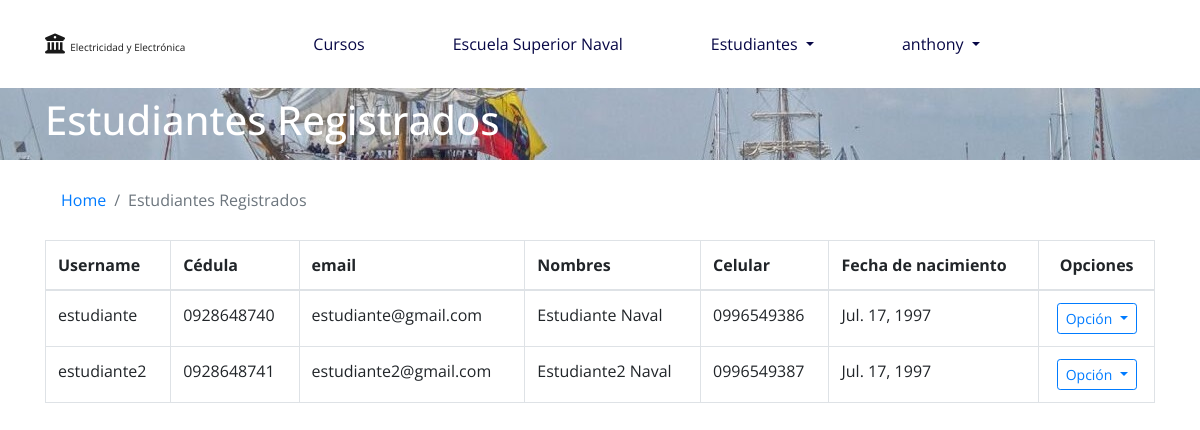
Before: /estudiante/registros/ (signed in) with the older database file.
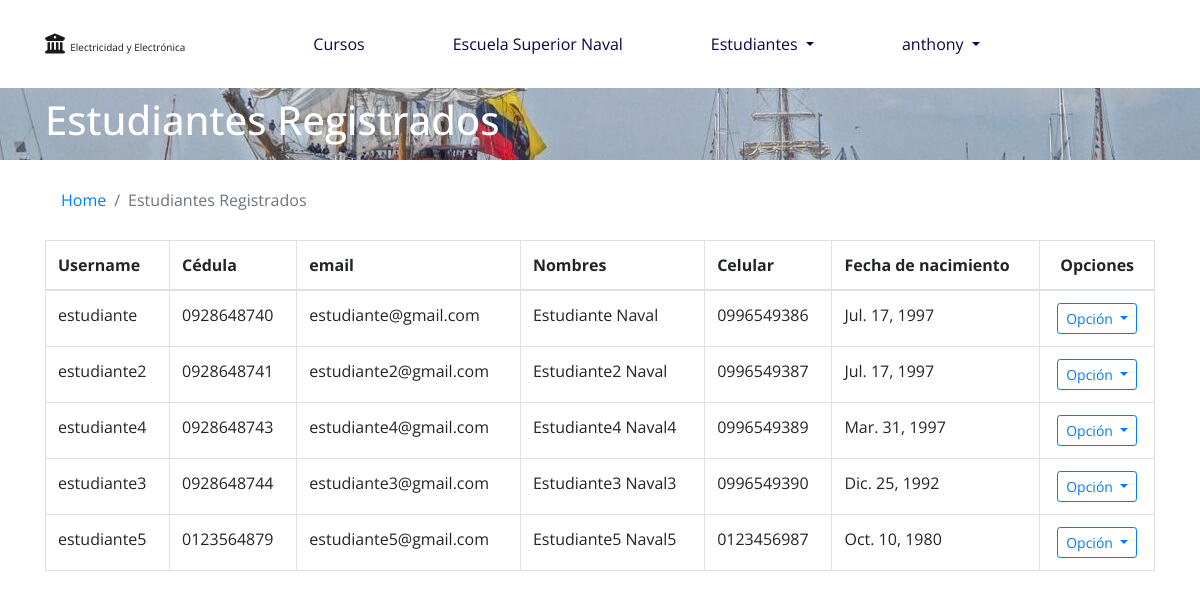
After: the same page with the newer database file.
### estudiante/models.py (models this page shows, shortened)
class Estudiante(models.Model):
    usuario = models.OneToOneField(User, on_delete=models.CASCADE)#incluye username, password, nombre, apellido y email
    fecha_nacimiento = models.DateField(verbose_name='Fecha de Nacimiento')
    celular = models.CharField(verbose_name='Celular', max_length=15, unique=True,
                                error_messages={
                                    'unique': "El numero de celular ya está registrado.",
                                    'celular_validar_length': "El numero de celular debe tener de 10 a 15 dígitos.",
                                }, help_text='De 10 a 15 números')
    cedula = models.CharField(verbose_name='Cédula', max_length=10, unique=True,
        error_messages={
            'unique': "El numero de cédula ya está registrado.",
            'cedula_validar_length': "La cédula debe contener 10 dígitos.",
        }, help_text='10 números')
    CheckConstraint(
        name='celular_validar_length',
        check= Q(Length('celular') in range(10,16))
    )
    CheckConstraint(
        name='cedula_validar_length',
        check=Q(Length('cedula') == 10)
    )
    class Meta:
        verbose_name = 'Estudiante'
        verbose_name_plural = 'Estudiantes'
        """Para otro día
        constraints = [
            CheckConstraint(
                    name='celular_validar_length2',
                    check= Q(Length('celular') in range(10,16))
            ),
            CheckConstraint(
                name='cedula_validar_length2',
                check=Q(Length('cedula') == 10)
            )
        ]"""

### estudiante/views.py (the view)
# urls.py: path('registros/', registros_estudiantes),
@login_required(login_url='/login/')
def registros_estudiantes(request):
    data = {}
    data['user'] = request.user
    data['estudiantes'] = Estudiante.objects.all()
    return render(request, 'estudiante/listar_estudiante.html', data)

### templates/estudiante/listar_estudiante.html (shortened to what this page needs)
{% extends 'base-public.html' %}
{% block head %}
    <link rel="stylesheet" href="https://cdn.datatables.net/1.10.19/css/dataTables.bootstrap4.min.css">
{% endblock %}
{% block container %}
    <nav id="nav-foto" class="navbar undercontainer">
        <div class="container">
            <h1 class="h1 text-white">
                Estudiantes Registrados
            </h1>
        </div>
    </nav>
    <div class="container mt-3 mb-5">
        <nav aria-label="breadcrumb">
          <ol class="breadcrumb bg-white">
              <li class="breadcrumb-item"><a href="/">Home</a></li>
              <li class="breadcrumb-item active" aria-current="page">Estudiantes Registrados</li>
          </ol>
        </nav>
        <div class="row">
            <div class="col-12 table-responsive">
                <table class="table table-bordered table-hover display" id="tb_estudiantes">
                    <thead>
                        <th>
                            Username
                        </th>
                        <th>
                            Cédula
                        </th>
                        <th>
                            email
                        </th>
                        <th>
                            Nombres
                        </th>
                        <th>
                            Celular
                        </th>
                        <th>
                            Fecha de nacimiento
                        </th>
                        <th class="text-center">
                            Opciones
                        </th>
                    </thead>
                    <tbody>
                        {% for estudiante in estudiantes %}
                            <tr>
                                <td>
                                    {{ estudiante.usuario.username }}
                                </td>
                                <td>
                                    {{ estudiante.cedula }}
                                </td>
                                <td>
                                    {{ estudiante.usuario.email }}
                                </td>
                                <td>
                                    {{ estudiante.usuario.first_name }} {{ estudiante.usuario.last_name }}
                                </td>
                                <td>
                                    {{ estudiante.celular }}
                                </td>
                                <td>
                                    {{ estudiante.fecha_nacimiento }}
                                </td>
                                <td class="text-center">
                                    <div class="dropdown">
                                        <button class="btn btn-outline-primary btn-sm dropdown-toggle" type="button" id="btn_opcion" data-toggle="dropdown" aria-haspopup="true" aria-expanded="false">
                                            Opción
                                        </button>
                                    </div>
                                </td>
                            </tr>
                        {% endfor %}
                    </tbody>
                </table>
            </div>
        </div>
    </div>
{% endblock %}

Changed rows visible on the page:
added Estudiante: usuario.username "estudiante4", cedula "0928648743", usuario.email "estudiante4@gmail.com", usuario.first_name "Estudiante4", usuario.last_name "Naval4", celular "0996549389", fecha_nacimiento "Mar. 31, 1997"
added Estudiante: usuario.username "estudiante3", cedula "0928648744", usuario.email "estudiante3@gmail.com", usuario.first_name "Estudiante3", usuario.last_name "Naval3", celular "0996549390", fecha_nacimiento "Dic. 25, 1992"
added Estudiante: usuario.username "estudiante5", cedula "0123564879", usuario.email "estudiante5@gmail.com", usuario.first_name "Estudiante5", usuario.last_name "Naval5", celular "0123456987", fecha_nacimiento "Oct. 10, 1980"
